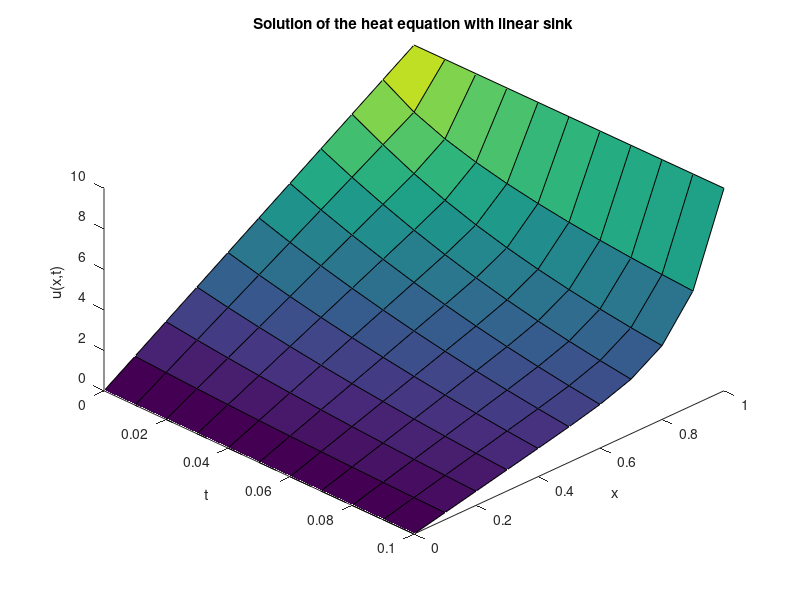

This chart was generated by the following MATLAB code:
clear;
N      = 10;          % Number of space partitions
M      = 10;          % Number of time  partitions / steps

gamma  = 10;          % Model parameters (feel free to change)
Length = 1;           % Length of the cable / rod / tube
D      = 0.2;         % Diffusion coefficient
dt     = 0.01;        % Delta t
dx     = Length / N;  % Delta x

u0     = @(x) 10*x;   % Initial condition, defined as an in-line function
uLeft  = u0(0);       % Boundary condition on the left  = u0(0) = 0
uRight = u0(Length);  % Boundary condition on the right = u0(L) = L = 10

s  =  D*dt/dx^2;      % Stencil parameter s
p  =  gamma*dt;       % Stencil parameter p
k  =  1 - 2*s - p;    % Central stencil parameter k = 1 - 2s - p

% %%%%%%%%% First, construct and initialize the solution array: %%%%%%%%%%%

u = zeros(N+1, M+1);  % Create solution array variable
u(  1, :) = uLeft;    % Boundary condition on the left (indexing starts at 1 in MATLAB)
u(N+1, :) = uRight;   % Boundary condition on the right
xArray = dx*(0:N);    % Array of x-values (for the plot and IC calculation)
tArray = dt*(0:M);    % Array of t-values (for the plot)

for n = 2 : N
    u(n, 1) = u0(xArray(n)); % Compute initial condition (see above)
end

% %%%%%%%%%%%%%%%%%%%%% Now, solve the PDE (easy!!) %%%%%%%%%%%%%%%%%%%%%%

for m = 1 : M
    for n = 2 : N
        u(n, m+1) = s*(u(n-1, m) + u(n+1, m)) + k*u(n, m);
    end
end

% %%%%%%%%%%%%%%%%%%%  Finally, plot the results:  %%%%%%%%%%%%%%%%%%%%%%%%

[X, T] = meshgrid(xArray, tArray);
figure; hold on;
surf(T, X, u');
view(45, 45);
xlabel('t'); ylabel('x'); zlabel('u(x,t)');
title('Solution of the heat equation with linear sink');